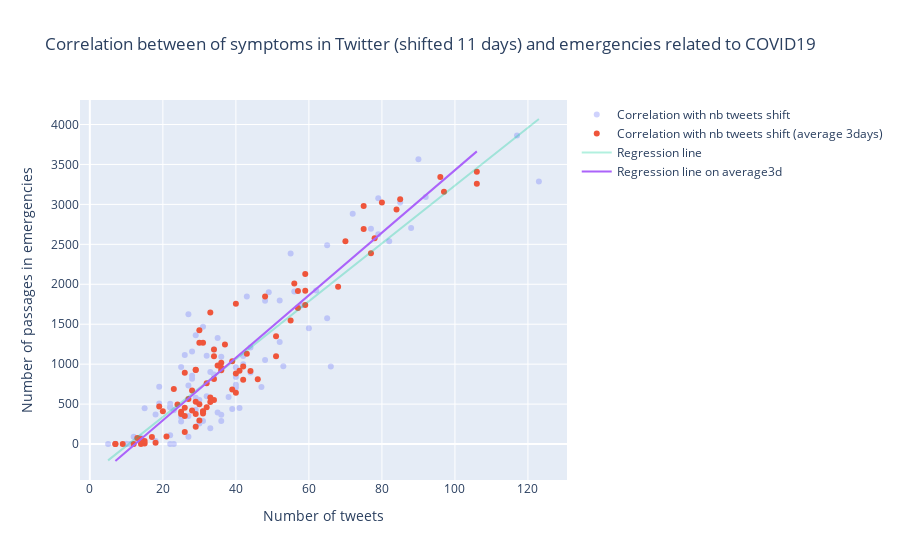

Notebook code for this chart:
### Code cell
def plot_symptoms_correlation(log=False):
    
    def select_df(in_df):
        out_df = in_df[['urgences','symptoms']]
        if log==True:
            out_df = in_df[[col for col in in_df.columns if col.startswith('log')]]
            out_df.columns = out_df.columns.str.replace('log_', '')
            out_df = out_df.dropna()
        return out_df
    df = select_df(correlation_matrix)
    df_3 = select_df(correlation_matrix_3)
        
    # Regressions
    reg = LinearRegression().fit(np.vstack(df['symptoms']), df['urgences'])
    bestfit = reg.predict(np.vstack(df['symptoms']))
    
    reg_3 = LinearRegression().fit(np.vstack(df_3['symptoms']), df_3['urgences'])
    bestfit_3 = reg_3.predict(np.vstack(df_3['symptoms']))
    
    
    
    # Plot the graph
    traces=[]
    traces.append(go.Scatter(x = df['symptoms'],
                             y = df['urgences'],
                            mode = 'markers',
                             opacity=0.3,
                             name = 'Correlation with nb tweets shift'))
    traces.append(go.Scatter (x = df_3['symptoms'],
                            y = df_3['urgences'],
                            mode = 'markers',
                             name = 'Correlation with nb tweets shift (average 3days)'))
    
    traces.append(go.Scatter(x=df['symptoms'],
                            y=bestfit,
                             opacity=0.3,
                            mode='lines',
                            name='Regression line'))
    
    traces.append(go.Scatter(x=df_3['symptoms'],
                            y=bestfit_3,
                            mode='lines',
                            name='Regression line on average3d'))
    
    layout = go.Layout(title="Correlation between of symptoms in Twitter (shifted 11 days) and emergencies related to COVID19",
                       xaxis=dict(title='Number of tweets'),
                       yaxis=dict(title='Number of passages in emergencies'))
    
    fig = go.Figure(traces, layout)
    py.iplot(fig)
    
    #print("Regression coefficient on raw data : " + str(reg.coef_))
    #print("Regression coefficient on data averaged 3days : " + str(reg_3.coef_))

plot_symptoms_correlation()

### Figure 1 — Plotly figure (JSON) as saved in the notebook; plotly's stock layout.template omitted (floating-point values rounded to 4 significant figures)
{"data": [{"mode": "markers", "name": "Correlation with nb tweets shift", "opacity": 0.3, "type": "scatter", "x": [22, 11, 5, 7, 10, 10, 23, 14, 18, 13, 12, 14, 27, 22, 30, 36, 25, 32, 47, 40, 40, 28, 34, 31, 27, 43, 52, 49, 77, 85, 92, 79, 117, 123, 79, 90, 72, 65, 88, 82, 62, 60, 55, 56, 58, 65, 48, 52, 53, 48, 29, 35, 26, 42, 40, 40, 44, 42, 33, 34, 66, 38, 18, 27, 25, 36, 44, 22, 35, 36, 28, 32, 28, 19, 39, 29, 25, 22, 15, 22, 41, 29, 27, 33, 19, 23, 30, 31], "y": [0, 2, 0, 4, 0, 4, 0, 15, 38, 58, 92, 82, 92, 110, 256, 290, 340, 598, 714, 742, 962, 1158, 1182, 1468, 1624, 1846, 1796, 1900, 2694, 3024, 3092, 3076, 3862, 3288, 2626, 3564, 2884, 2490, 2704, 2538, 1922, 1450, 2386, 1910, 1738, 1574, 1794, 1276, 974, 1052, 1362, 1328, 1116, 1102, 838, 709, 1208, 1000, 902, 870, 972, 588, 370, 732, 966, 1092, 896, 458, 394, 366, 816, 1106, 856, 718, 438, 430, 282, 504, 448, 462, 450, 581, 350, 198, 508, 424, 552, 288]}, {"mode": "markers", "name": "Correlation with nb tweets shift (average 3days)", "type": "scatter", "x": [12, 7, 7, 9, 14, 15, 18, 15, 14, 13, 17, 21, 26, 29, 30, 31, 34, 39, 42, 36, 34, 31, 30, 33, 40, 48, 59, 70, 84, 85, 96, 106, 106, 97, 80, 75, 75, 78, 77, 68, 59, 57, 56, 59, 57, 55, 51, 51, 43, 37, 30, 34, 36, 40, 41, 42, 39, 36, 44, 46, 40, 27, 23, 29, 35, 34, 33, 31, 33, 32, 29, 26, 28, 29, 31, 25, 20, 19, 26, 30, 32, 29, 26, 25, 24, 28], "y": [0, 2, 1, 2, 1, 6, 17, 37, 62, 77, 88, 94, 152, 218, 295, 409, 550, 684, 806, 954, 1100, 1269, 1424, 1646, 1755, 1847, 2130, 2539, 2936, 3064, 3343, 3408, 3258, 3159, 3024, 2979, 2692, 2577, 2388, 1970, 1919, 1915, 2011, 1740, 1702, 1548, 1348, 1100, 1129, 1247, 1268, 1182, 1018, 883, 918, 972, 1036, 924, 914, 810, 643, 563, 689, 930, 984, 815, 582, 406, 525, 762, 926, 893, 670, 528, 383, 405, 411, 471, 453, 497, 460, 376, 352, 376, 494, 421]}, {"mode": "lines", "name": "Regression line", "opacity": 0.3, "type": "scatter", "x": [22, 11, 5, 7, 10, 10, 23, 14, 18, 13, 12, 14, 27, 22, 30, 36, 25, 32, 47, 40, 40, 28, 34, 31, 27, 43, 52, 49, 77, 85, 92, 79, 117, 123, 79, 90, 72, 65, 88, 82, 62, 60, 55, 56, 58, 65, 48, 52, 53, 48, 29, 35, 26, 42, 40, 40, 44, 42, 33, 34, 66, 38, 18, 27, 25, 36, 44, 22, 35, 36, 28, 32, 28, 19, 39, 29, 25, 22, 15, 22, 41, 29, 27, 33, 19, 23, 30, 31], "y": [411.0, 12.61, -204.7, -132.3, -23.6, -23.6, 447.2, 121.3, 266.1, 85.05, 48.83, 121.3, 592.1, 411.0, 700.7, 918.0, 519.7, 773.2, 1316.0, 1063.0, 1063.0, 628.3, 845.6, 737.0, 592.1, 1172.0, 1498.0, 1389.0, 2403.0, 2693.0, 2946.0, 2475.0, 3852.0, 4069.0, 2475.0, 2874.0, 2222.0, 1968.0, 2801.0, 2584.0, 1860.0, 1787.0, 1606.0, 1642.0, 1715.0, 1968.0, 1353.0, 1498.0, 1534.0, 1353.0, 664.5, 881.8, 555.9, 1135.0, 1063.0, 1063.0, 1208.0, 1135.0, 809.4, 845.6, 2005.0, 990.5, 266.1, 592.1, 519.7, 918.0, 1208.0, 411.0, 881.8, 918.0, 628.3, 773.2, 628.3, 302.4, 1027.0, 664.5, 519.7, 411.0, 157.5, 411.0, 1099.0, 664.5, 592.1, 809.4, 302.4, 447.2, 700.7, 737.0]}, {"mode": "lines", "name": "Regression line on average3d", "type": "scatter", "x": [12, 7, 7, 9, 14, 15, 18, 15, 14, 13, 17, 21, 26, 29, 30, 31, 34, 39, 42, 36, 34, 31, 30, 33, 40, 48, 59, 70, 84, 85, 96, 106, 106, 97, 80, 75, 75, 78, 77, 68, 59, 57, 56, 59, 57, 55, 51, 51, 43, 37, 30, 34, 36, 40, 41, 42, 39, 36, 44, 46, 40, 27, 23, 29, 35, 34, 33, 31, 33, 32, 29, 26, 28, 29, 31, 25, 20, 19, 26, 30, 32, 29, 26, 25, 24, 28], "y": [-16.46, -212.2, -212.2, -133.9, 61.84, 101.0, 218.4, 101.0, 61.84, 22.69, 179.3, 335.9, 531.6, 649.1, 688.2, 727.4, 844.8, 1041.0, 1158.0, 923.1, 844.8, 727.4, 688.2, 805.7, 1080.0, 1393.0, 1824.0, 2254.0, 2802.0, 2841.0, 3272.0, 3664.0, 3664.0, 3311.0, 2646.0, 2450.0, 2450.0, 2567.0, 2528.0, 2176.0, 1824.0, 1745.0, 1706.0, 1824.0, 1745.0, 1667.0, 1510.0, 1510.0, 1197.0, 962.3, 688.2, 844.8, 923.1, 1080.0, 1119.0, 1158.0, 1041.0, 923.1, 1236.0, 1315.0, 1080.0, 570.8, 414.2, 649.1, 884.0, 844.8, 805.7, 727.4, 805.7, 766.5, 649.1, 531.6, 609.9, 649.1, 727.4, 492.5, 296.7, 257.6, 531.6, 688.2, 766.5, 649.1, 531.6, 492.5, 453.3, 609.9]}], "layout": {"title": {"text": "Correlation between of symptoms in Twitter (shifted 11 days) and emergencies related to COVID19"}, "xaxis": {"title": {"text": "Number of tweets"}}, "yaxis": {"title": {"text": "Number of passages in emergencies"}}}}
